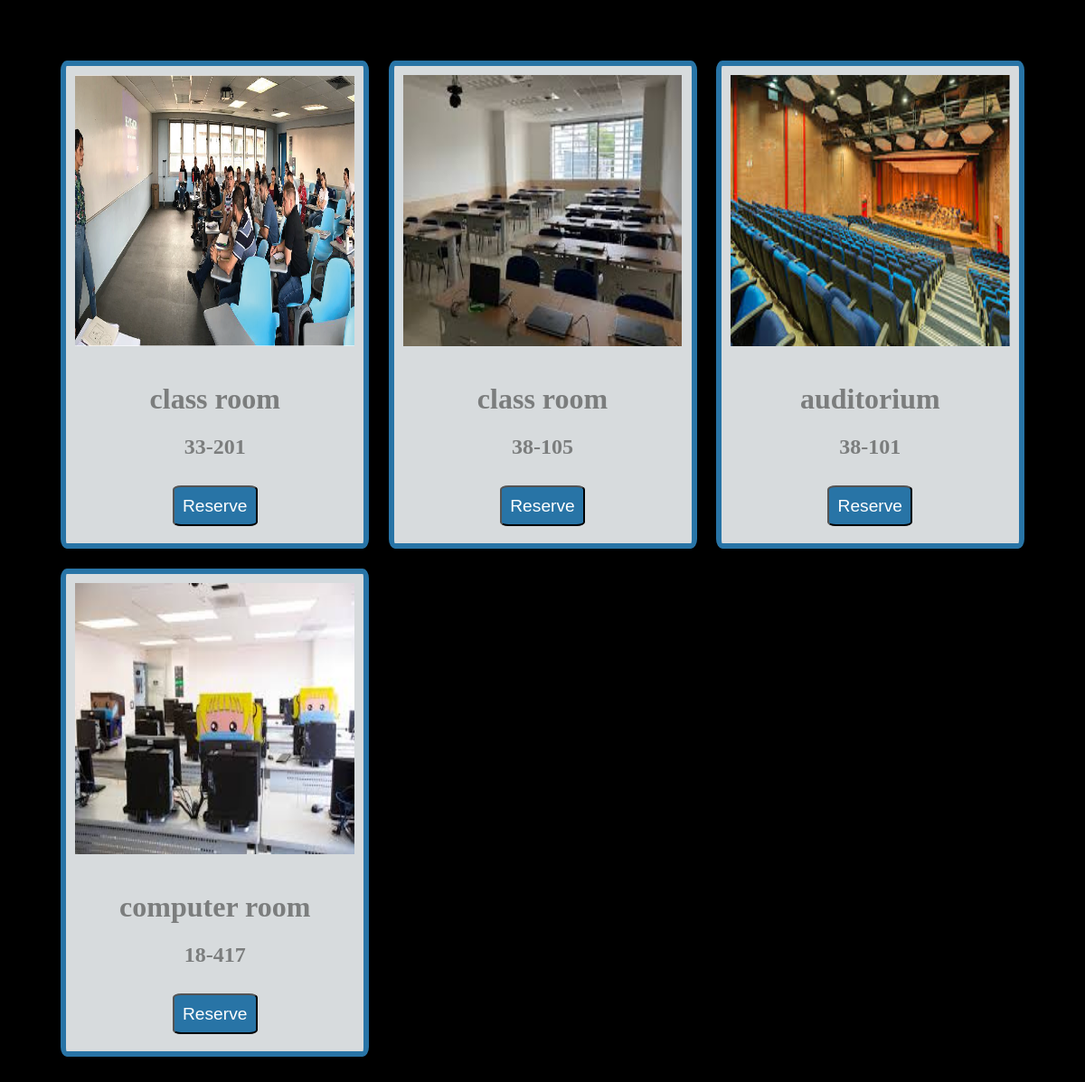
The page / on the database its author committed.
### core/models.py (models this page shows)
class Space(models.Model):
    space_id = models.AutoField(primary_key=True)
    capacity = models.IntegerField()
    available_resources = models.CharField(max_length=255)
    building_number = models.IntegerField()
    room_number = models.CharField(max_length=255)
    image = models.ImageField(upload_to='core/images/')
    type = models.CharField(max_length=50)
    available = models.BooleanField(default=True)

### core/views.py (the view)
# urls.py: 2. Add a URL to urlpatterns:  path('', views.home, name='home')
def home(request):
    reserve_peticion = request.GET.get('space_id')
    reserve_confirmation_id = request.GET.get('space_id_reservation')
    reserve_date = request.GET.get('date_reserve')
    reserve_start_time = request.GET.get('start_time')
    reserve_end_time = request.GET.get('end_time')
    if(reserve_confirmation_id):
        user = User.objects.get(email="dein4267@gmail.com")
        space_id = Space.objects.get(space_id =reserve_confirmation_id )
        Reservation.objects.create(user_id = user, space_id =space_id,  reservation_date = reserve_date, start_time= reserve_start_time,end_time = reserve_end_time )
        spaces = Space.objects.all()
        return render(request, 'home.html',{'spaces':spaces,'space_id':reserve_confirmation_id})
    elif reserve_peticion:
        peticion_data = Space.objects.get(space_id=reserve_peticion)
        spaces = Space.objects.all()
        return render(request, 'home.html',{'spaces':spaces,'space_id':reserve_peticion, 'peticion_data': peticion_data})
    else:
        spaces = Space.objects.all()
        return render(request, 'home.html',{'spaces':spaces})

### core/templates/home.html (shortened to what this page needs)
<!DOCTYPE html>
<html>
<head>
    {% load static %}
    <link rel="stylesheet" type="text/css" href="{% static 'home_style.css' %}">
</head>
<body>
    <div class="grid-container">
        {% for space in spaces %}
            <form action="">
                <div class="grid-item">
                    <img src="{{ space.image.url }}" class="images" alt="Imagen del espacio">
                    <br>
                    <h1>{{ space.type }}</h1>
                    <h2>{{ space.building_number }}-{{ space.room_number }}</h2>
                    <button type = "submit" class="btn_reserve" onclick="openForm()">Reserve</button>
                </div>
            </form>
        {% endfor %}
    </div>
</body>
</html>

### core/static/home_style.css (style rules this page uses)
body { background-color: black; }
.grid-container { display: grid; grid-template-columns: repeat(3, 1fr); gap: 2%; padding: 5%; }
.grid-item { border: 6px solid #2874A6; padding: 3%; text-align: center; border-radius: 2%; color: #7B7D7D; background-color: #D7DBDD; }
.images { display: block; height: 300px; width: 100%; }
.btn_reserve { background-color: #2874A6; color: white; padding: 3%; text-align: center; display: inline-block; font-size: 120%; margin: 3%; cursor: pointer; border-radius: 10%; transition: background-color 0.3s; }

### rows shown on the page
Space: image (picture), type "class room", building_number "33", room_number "201"
Space: image (picture), type "class room", building_number "38", room_number "105"
Space: image (picture), type "auditorium", building_number "38", room_number "101"
Space: image (picture), type "computer room", building_number "18", room_number "417"
